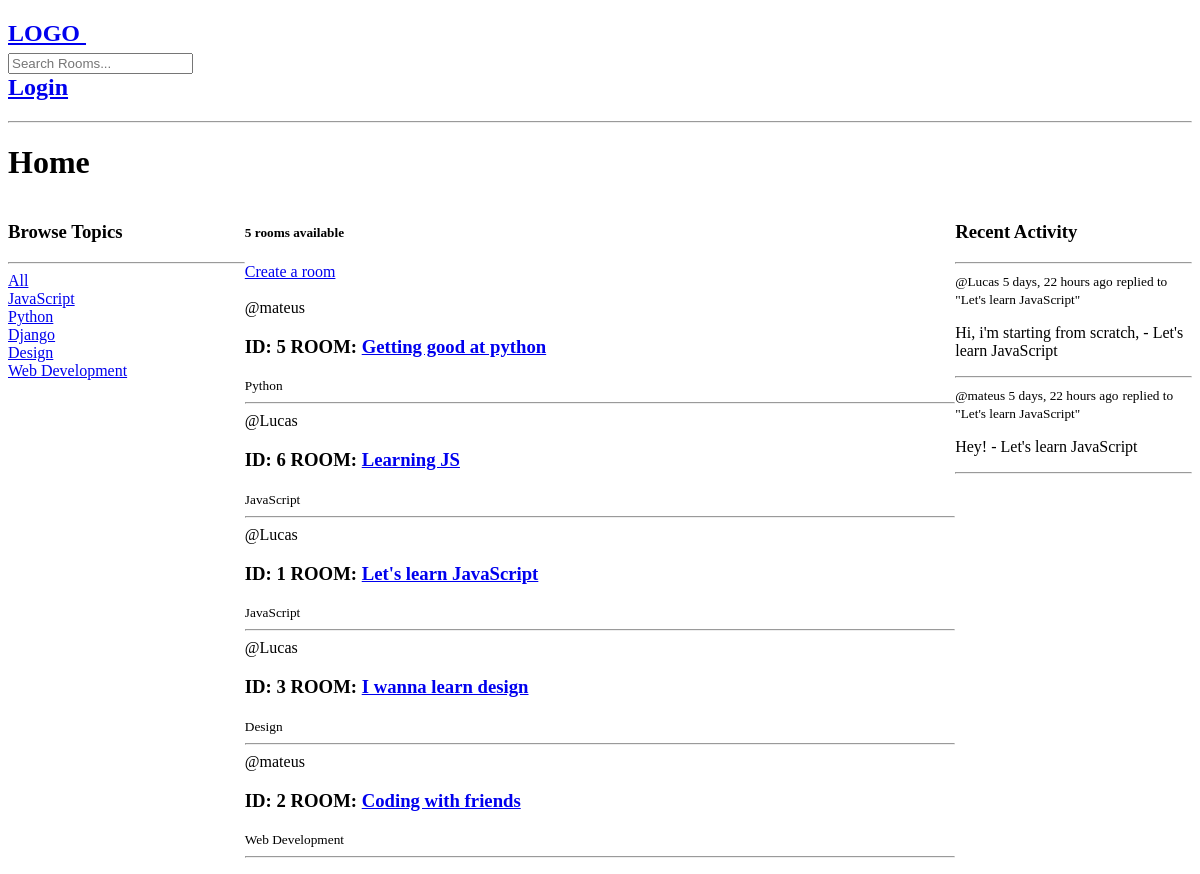
The app's page /, older data.
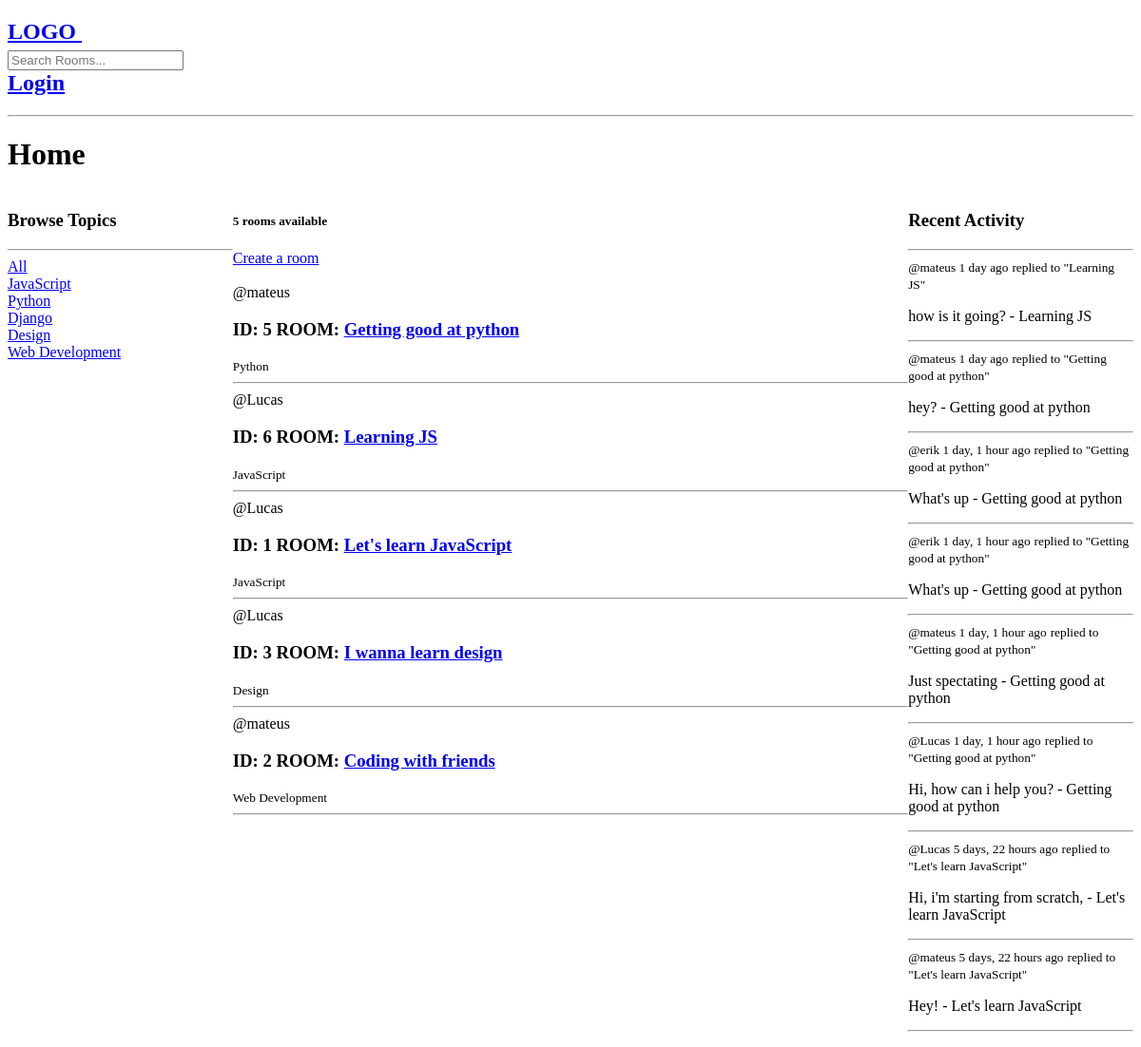
The same page, newer data.
### base/models.py (models this page shows, shortened)
class Topic(models.Model):
    name = models.CharField(max_length=200)

class Room(models.Model):
    host = models.ForeignKey(User, on_delete=models.SET_NULL, null=True)
    topic = models.ForeignKey(Topic, on_delete=models.SET_NULL, null=True)
    name = models.CharField(max_length=200)
    description = models.TextField(null=True, blank=True)
    participants = models.ManyToManyField(User, related_name='participants', blank=True)
    updated = models.DateTimeField(auto_now=True)
    created = models.DateTimeField(auto_now_add=True)
    class Meta:
        ordering = ['-updated', '-created']
    def __str__(self):
        return self.name

class Message(models.Model):
    user = models.ForeignKey(User, on_delete=models.CASCADE)
    room = models.ForeignKey(Room, on_delete=models.CASCADE)
    body = models.TextField()
    updated = models.DateTimeField(auto_now=True)
    created = models.DateTimeField(auto_now_add=True)
    def __str__(self):
        return f'{self.body[0:30]} - {self.room} '
    class Meta:
        ordering = ['-updated', '-created']

### base/views.py (the view)
# urls.py: path('', home, name='home'),
def home(request):
    q = request.GET.get('q') if request.GET.get('q') is not None else ''
    rooms = Room.objects.filter(
        Q(topic__name__icontains=q) |
        Q(name__icontains=q) |
        Q(description__icontains=q)
        )
    topics = Topic.objects.all()
    room_count = rooms.count()
    room_messages = Message.objects.filter(Q(room__topic__name__icontains=q))
    context = {'rooms':rooms, 'topics':topics, 'room_count':room_count,
               'room_messages':room_messages}
    return render(request, 'base/home.html', context)

### base/templates/base/home.html (shortened to what this page needs)
{% extends 'base.html' %}
{% block content %}
    <h1>Home</h1>
<div class="home-container">
    <div>
        {% include 'base/topics_component.html' %}
    </div>
    <div>
    <h5>{{ room_count }}  rooms available</h5>
    <a href="{% url 'create_room' %}">Create a room</a><br><br>
    <div>
        {% include 'base/feed_component.html' %}
    </div>
    </div>
    <div>
        {% include 'base/activity_component.html' %}
    </div>
</div>
{% endblock %}

### base/templates/base/topics_component.html
        <h3>Browse Topics</h3>
        <hr>
        <div>
            <a href="{% url 'home' %}">All</a>
        </div>
        {% for topic in topics %}
            <div>
                <a href="{% url 'home' %}?q={{ topic.name }}">{{ topic.name }}</a>
            </div>
        {% endfor%}

### base/templates/base/feed_component.html (shortened to what this page needs)
        {% for room in rooms %}
            <span>@{{ room.host.username }}</span>
            <h3> ID: {{ room.id }}   ROOM: <a href="{% url 'room' room.id%}">{{ room.name }}</a>  </h3>
            <small>{{ room.topic.name }}</small>
            <hr>
        {% endfor%}

### base/templates/base/activity_component.html (shortened to what this page needs)
        <h3> Recent Activity</h3>
        <hr>
        {% for message in room_messages %}
            <small>@{{ message.user }} {{ message.created|timesince }} ago</small>
            <small>replied to "{{ message.room }}"</small>
            <p>{{ message }}</p>
            <hr>
        {% endfor %}

Row changes from the older to the newer data that the page shows:
added Message: user "mateus", created "1 day", room "Learning JS", body+room "how is it going? - Learning JS"
added Message: user "mateus", created "1 day", room "Getting good at python", body+room "hey? - Getting good at python"
added Message: user "erik", created "1 day, 1 hour", room "Getting good at python", body+room "What's up - Getting good at python"
added Message: user "erik", created "1 day, 1 hour", room "Getting good at python", body+room "What's up - Getting good at python"
added Message: user "mateus", created "1 day, 1 hour", room "Getting good at python", body+room "Just spectating - Getting good at python"
added Message: user "Lucas", created "1 day, 1 hour", room "Getting good at python", body+room "Hi, how can i help you? - Getting good at python"
